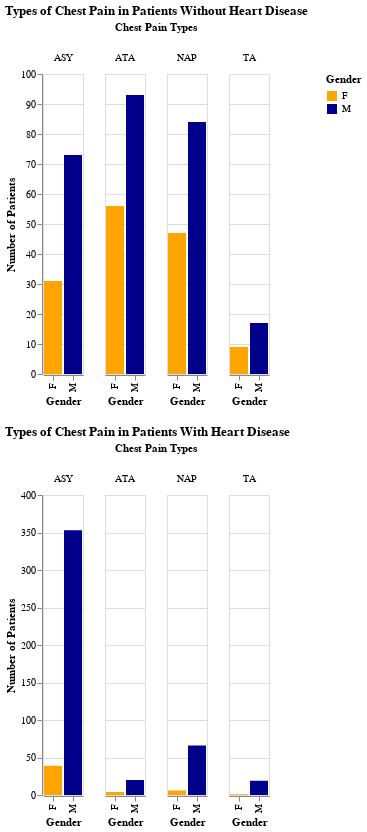

Notebook code cell kept with this figure:
### Code cell
nhd = alt.Chart(data).mark_bar().encode(alt.X('Sex', title='Gender'), alt.Y('count()', title='Number of Patients'), color=alt.Color('Sex:N',
                                                                                       scale=alt.Scale(range=['orange', 'darkblue'])),
                                        column=alt.Column('ChestPainType:N', title='Chest Pain Types'),
                                        tooltip = [alt.Tooltip('count()', title='Number of Patients'), alt.Tooltip('Sex', title='Gender'),
                                                   alt.Tooltip('ChestPainType', title='Type of Chest Pain')]
                                       ).transform_filter(alt.FieldEqualPredicate(field='HeartDisease', equal=0)
                                                         ).properties(title='Types of Chest Pain in Patients Without Heart Disease')

hd = alt.Chart(data).mark_bar().encode(alt.X('Sex', title='Gender'), alt.Y('count()', title='Number of Patients'), color=alt.Color('Sex', title='Gender'),
                                        column=alt.Column('ChestPainType:N', title = 'Chest Pain Types'),
                                       tooltip = [alt.Tooltip('count()', title='Number of Patients'), alt.Tooltip('Sex', title='Gender'),
                                                   alt.Tooltip('ChestPainType', title='Type of Chest Pain')]
                                       ).transform_filter(alt.FieldEqualPredicate(field='HeartDisease', equal=1)
                                                         ).properties(title='Types of Chest Pain in Patients With Heart Disease')

alt.vconcat(nhd,hd)

### Figure 1 — Vega-Lite specification as saved in the notebook (floating-point values rounded to 4 significant figures; data arrays with more than 128 entries replaced by an {"elided": "..."} marker saying what was removed)
{"config": {"view": {"continuousWidth": 400, "continuousHeight": 300}}, "vconcat": [{"mark": "bar", "encoding": {"color": {"field": "Sex", "scale": {"range": ["orange", "darkblue"]}, "type": "nominal"}, "column": {"field": "ChestPainType", "title": "Chest Pain Types", "type": "nominal"}, "tooltip": [{"aggregate": "count", "title": "Number of Patients", "type": "quantitative"}, {"field": "Sex", "title": "Gender", "type": "nominal"}, {"field": "ChestPainType", "title": "Type of Chest Pain", "type": "nominal"}], "x": {"field": "Sex", "title": "Gender", "type": "nominal"}, "y": {"aggregate": "count", "title": "Number of Patients", "type": "quantitative"}}, "title": "Types of Chest Pain in Patients Without Heart Disease", "transform": [{"filter": {"equal": 0, "field": "HeartDisease"}}]}, {"mark": "bar", "encoding": {"color": {"field": "Sex", "title": "Gender", "type": "nominal"}, "column": {"field": "ChestPainType", "title": "Chest Pain Types", "type": "nominal"}, "tooltip": [{"aggregate": "count", "title": "Number of Patients", "type": "quantitative"}, {"field": "Sex", "title": "Gender", "type": "nominal"}, {"field": "ChestPainType", "title": "Type of Chest Pain", "type": "nominal"}], "x": {"field": "Sex", "title": "Gender", "type": "nominal"}, "y": {"aggregate": "count", "title": "Number of Patients", "type": "quantitative"}}, "title": "Types of Chest Pain in Patients With Heart Disease", "transform": [{"filter": {"equal": 1, "field": "HeartDisease"}}]}], "data": {"name": "data-5ee510a4fa3be15e178280ef331a3bfd"}, "$schema": "https://vega.github.io/schema/vega-lite/v4.17.0.json", "datasets": {"data-5ee510a4fa3be15e178280ef331a3bfd": {"elided": "918 records"}}}
